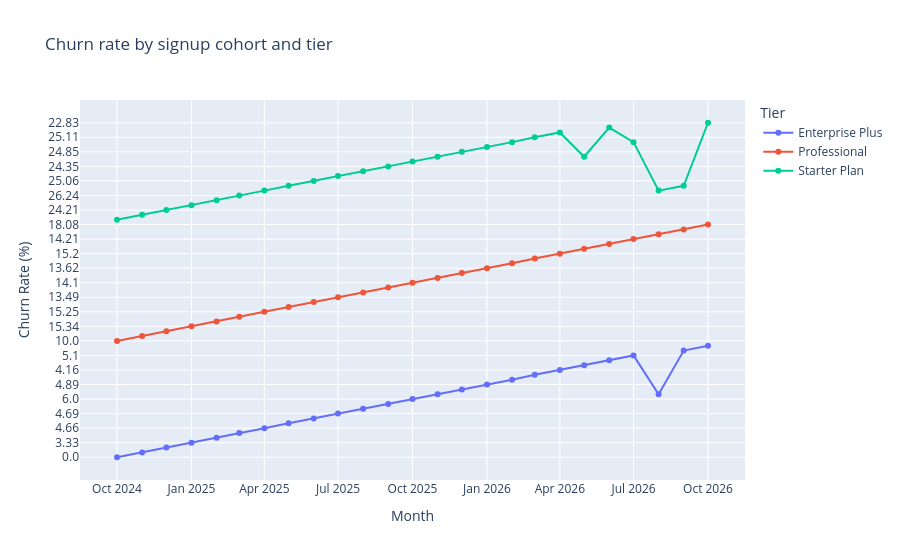

The notebook cell saved with this chart:
### Markdown cell above
## Panel 2: Cohort-by-tier breakdown.
A multi-line chart showing churn_rate_pct by signup_cohort, one line per marketing_name. Use the cohort-by-tier-breakdown.csv you produced in Lesson 4.6's Practice Exercise (load it explicitly). If the loaded file is in wide format from unstack, melt it back to long format with melt (the technique from Lesson 4.5) before passing to Plotly. Title: "Churn rate by signup cohort and tier."

### Code cell
# Load the file cohort-by-tier
cohort_by_tier = pd.read_csv(
    'cohort-by-tier-breakdown.csv'
)
print(f"Cohort by tier data: {cohort_by_tier.shape}")
cohort_by_tier

# Remove the two header rows
cohort = cohort_by_tier.iloc[2:].copy()

# Select churn percentage columns
churn_cols = cohort.columns[4:7]

# Melt wide format into long format
cohort_long = cohort.melt(
    id_vars='Unnamed: 0',
    value_vars=churn_cols,
    var_name='tier_column',
    value_name='churn_value'
)

# Rename columns
cohort_long = cohort_long.rename(columns={
    'Unnamed: 0': 'signup_cohort',
    'churn_value': 'churn_rate_pct'
})

# Map original column names to marketing names
cohort_long['marketing_name'] = cohort_long['tier_column'].map({
    'churn_rate_pct': 'Enterprise Plus',
    'churn_rate_pct.1': 'Professional',
    'churn_rate_pct.2': 'Starter Plan'
})

# Keep only the four relevant columns
cohort_long = cohort_long[
    ['signup_cohort', 'marketing_name', 'churn_rate_pct']
]

print(cohort_long.head(10))

fig = px.line(
    cohort_long,
    x='signup_cohort',
    y='churn_rate_pct',
    color='marketing_name',
    markers=True,
    title='Churn rate by signup cohort and tier',
    labels= {
        'signup_cohort': 'Month',
        'churn_rate_pct': 'Churn Rate (%)',
        'marketing_name': 'Tier'
    },
)

fig.show()

### Figure 1 — Plotly figure (JSON) as saved in the notebook; plotly's stock layout.template omitted (floating-point values rounded to 4 significant figures)
{"data": [{"hovertemplate": "Tier=Enterprise Plus<br>Month=%{x}<br>Churn Rate (%)=%{y}<extra></extra>", "legendgroup": "Enterprise Plus", "line": {"color": "#636efa", "dash": "solid"}, "marker": {"symbol": "circle"}, "mode": "lines+markers", "name": "Enterprise Plus", "orientation": "v", "showlegend": true, "type": "scatter", "x": ["2024-10", "2024-11", "2024-12", "2025-01", "2025-02", "2025-03", "2025-04", "2025-05", "2025-06", "2025-07", "2025-08", "2025-09", "2025-10", "2025-11", "2025-12", "2026-01", "2026-02", "2026-03", "2026-04", "2026-05", "2026-06", "2026-07", "2026-08", "2026-09", "2026-10"], "xaxis": "x", "y": ["0.0", "4.65", "3.59", "3.33", "4.9", "5.52", "4.66", "4.03", "6.03", "4.69", "3.91", "5.27", "6.0", "6.18", "3.68", "4.89", "5.08", "5.6", "4.16", "5.33", "4.38", "5.1", "6.18", "5.19", "1.61"], "yaxis": "y"}, {"hovertemplate": "Tier=Professional<br>Month=%{x}<br>Churn Rate (%)=%{y}<extra></extra>", "legendgroup": "Professional", "line": {"color": "#EF553B", "dash": "solid"}, "marker": {"symbol": "circle"}, "mode": "lines+markers", "name": "Professional", "orientation": "v", "showlegend": true, "type": "scatter", "x": ["2024-10", "2024-11", "2024-12", "2025-01", "2025-02", "2025-03", "2025-04", "2025-05", "2025-06", "2025-07", "2025-08", "2025-09", "2025-10", "2025-11", "2025-12", "2026-01", "2026-02", "2026-03", "2026-04", "2026-05", "2026-06", "2026-07", "2026-08", "2026-09", "2026-10"], "xaxis": "x", "y": ["10.0", "12.35", "12.57", "15.34", "14.27", "16.02", "15.25", "16.12", "15.21", "13.49", "15.75", "13.4", "14.1", "16.01", "15.57", "13.62", "14.87", "14.22", "15.2", "14.83", "15.22", "14.21", "16.19", "16.81", "18.08"], "yaxis": "y"}, {"hovertemplate": "Tier=Starter Plan<br>Month=%{x}<br>Churn Rate (%)=%{y}<extra></extra>", "legendgroup": "Starter Plan", "line": {"color": "#00cc96", "dash": "solid"}, "marker": {"symbol": "circle"}, "mode": "lines+markers", "name": "Starter Plan", "orientation": "v", "showlegend": true, "type": "scatter", "x": ["2024-10", "2024-11", "2024-12", "2025-01", "2025-02", "2025-03", "2025-04", "2025-05", "2025-06", "2025-07", "2025-08", "2025-09", "2025-10", "2025-11", "2025-12", "2026-01", "2026-02", "2026-03", "2026-04", "2026-05", "2026-06", "2026-07", "2026-08", "2026-09", "2026-10"], "xaxis": "x", "y": ["15.62", "26.74", "24.21", "23.27", "25.05", "26.24", "24.93", "25.57", "25.06", "25.41", "25.27", "24.35", "25.43", "24.97", "24.85", "25.03", "24.98", "25.11", "25.29", "24.97", "25.42", "24.98", "24.93", "25.57", "22.83"], "yaxis": "y"}], "layout": {"legend": {"title": {"text": "Tier"}, "tracegroupgap": 0}, "title": {"text": "Churn rate by signup cohort and tier"}, "xaxis": {"anchor": "y", "domain": [0, 1], "title": {"text": "Month"}}, "yaxis": {"anchor": "x", "domain": [0, 1], "title": {"text": "Churn Rate (%)"}}}}
